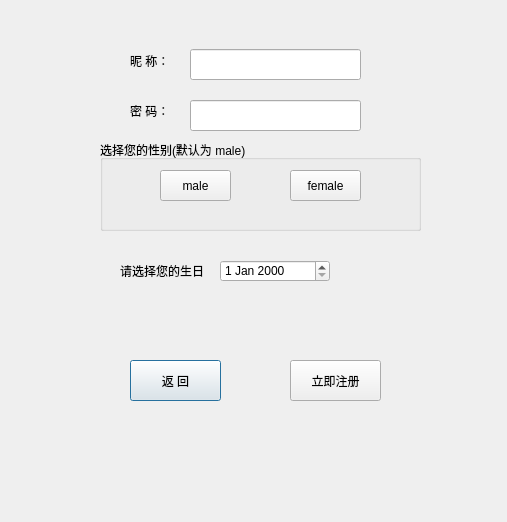
<?xml version="1.0" encoding="UTF-8"?>
<ui version="4.0">
 <class>Register</class>
 <widget class="QDialog" name="Register">
  <property name="geometry">
   <rect>
    <x>0</x>
    <y>0</y>
    <width>507</width>
    <height>522</height>
   </rect>
  </property>
  <property name="windowTitle">
   <string>Dialog</string>
  </property>
  <widget class="QLabel" name="label">
   <property name="geometry">
    <rect>
     <x>130</x>
     <y>40</y>
     <width>41</width>
     <height>41</height>
    </rect>
   </property>
   <property name="text">
    <string>昵 称：</string>
   </property>
  </widget>
  <widget class="QLabel" name="label_2">
   <property name="geometry">
    <rect>
     <x>130</x>
     <y>90</y>
     <width>51</width>
     <height>41</height>
    </rect>
   </property>
   <property name="text">
    <string>密 码：</string>
   </property>
  </widget>
  <widget class="QLineEdit" name="name_lineEdit">
   <property name="geometry">
    <rect>
     <x>190</x>
     <y>49</y>
     <width>171</width>
     <height>31</height>
    </rect>
   </property>
  </widget>
  <widget class="QLineEdit" name="passwd_lineEdit">
   <property name="geometry">
    <rect>
     <x>190</x>
     <y>100</y>
     <width>171</width>
     <height>31</height>
    </rect>
   </property>
   <property name="echoMode">
    <enum>QLineEdit::Password</enum>
   </property>
  </widget>
  <widget class="QPushButton" name="back_pushButton">
   <property name="geometry">
    <rect>
     <x>130</x>
     <y>360</y>
     <width>91</width>
     <height>41</height>
    </rect>
   </property>
   <property name="text">
    <string>返 回</string>
   </property>
  </widget>
  <widget class="QPushButton" name="register_pushButton">
   <property name="geometry">
    <rect>
     <x>290</x>
     <y>360</y>
     <width>91</width>
     <height>41</height>
    </rect>
   </property>
   <property name="text">
    <string>立即注册</string>
   </property>
  </widget>
  <widget class="QGroupBox" name="sexBox">
   <property name="geometry">
    <rect>
     <x>100</x>
     <y>140</y>
     <width>321</width>
     <height>91</height>
    </rect>
   </property>
   <property name="title">
    <string>选择您的性别(默认为 male)</string>
   </property>
   <widget class="QPushButton" name="male_pushButton">
    <property name="geometry">
     <rect>
      <x>60</x>
      <y>30</y>
      <width>71</width>
      <height>31</height>
     </rect>
    </property>
    <property name="text">
     <string>male</string>
    </property>
   </widget>
   <widget class="QPushButton" name="female_pushButton">
    <property name="geometry">
     <rect>
      <x>190</x>
      <y>30</y>
      <width>71</width>
      <height>31</height>
     </rect>
    </property>
    <property name="text">
     <string>female</string>
    </property>
   </widget>
  </widget>
  <widget class="QLabel" name="label_6">
   <property name="geometry">
    <rect>
     <x>120</x>
     <y>260</y>
     <width>91</width>
     <height>21</height>
    </rect>
   </property>
   <property name="text">
    <string>请选择您的生日</string>
   </property>
  </widget>
  <widget class="QDateEdit" name="dateEdit">
   <property name="geometry">
    <rect>
     <x>220</x>
     <y>260</y>
     <width>110</width>
     <height>22</height>
    </rect>
   </property>
  </widget>
 </widget>
 <resources/>
 <connections/>
</ui>
